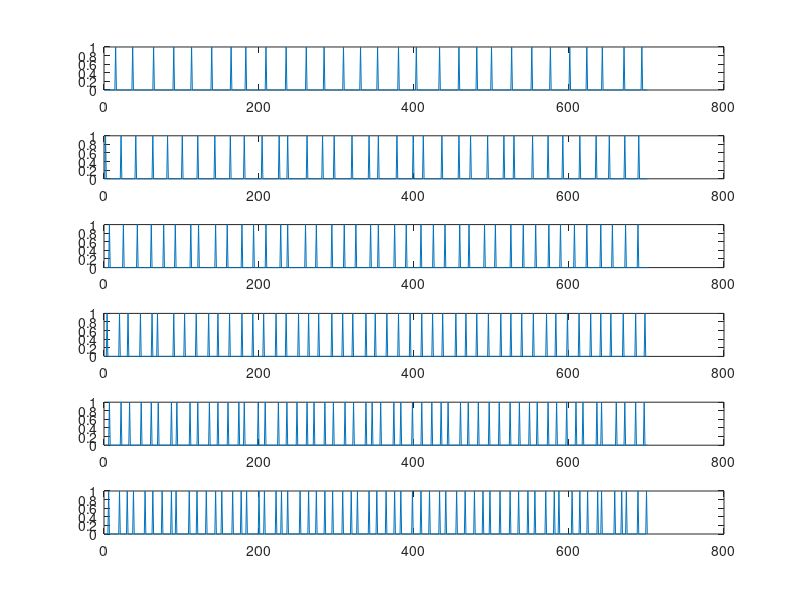

MATLAB code to generate this figure: (Note: this script raises an error after producing the figure.)
OutNeuron1_15 = load('export15.mat', 'OutNeuron1');
OutNeuron1_15 = getfield(OutNeuron1_15, 'OutNeuron1');

OutNeuron1_18 = load('export18.mat', 'OutNeuron1');
OutNeuron1_18 = getfield(OutNeuron1_18, 'OutNeuron1');

OutNeuron1_22 = load('export22.mat', 'OutNeuron1');
OutNeuron1_22 = getfield(OutNeuron1_22, 'OutNeuron1');

OutNeuron1_26 = load('export26.mat', 'OutNeuron1');
OutNeuron1_26 = getfield(OutNeuron1_26, 'OutNeuron1');

OutNeuron1_30 = load('export30.mat', 'OutNeuron1');
OutNeuron1_30 = getfield(OutNeuron1_30, 'OutNeuron1');

OutNeuron1_34 = load('export34.mat', 'OutNeuron1');
OutNeuron1_34 = getfield(OutNeuron1_34, 'OutNeuron1');

all_trials = {'OutNeuron1_15', 'OutNeuron1_18', 'OutNeuron1_22', 'OutNeuron1_26', 'OutNeuron1_30', 'OutNeuron1_34'};
%% 
time = 10;
timestep = 1/1000; 
hold on;

for jjj= 1:length(all_trials)
    input = zeros(1, time/timestep);
    trial = eval(all_trials{jjj});
    for iii=1:length(trial)
        input(1, round(trial(iii)/timestep)) = 1;
    end
    subplot(length(all_trials),1,jjj);
    plot(input(900:1600))
end
%%
result = zeros()
for freq = 0.01:0.01:10%length(example)
        dummy_vector = zeros(1,length(example));
        for iii = 1:length(dummy_vector)
            if mod(iii+r,t) == 0
                dummy_vector(iii) = 1;
            end
        end
        result = [result t*sum(dummy_vector.*example)/length(example)];
end
plot(result)

